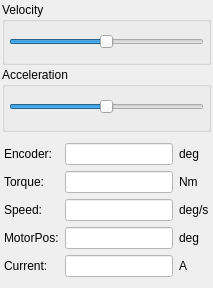
        <widget class="QWidget" name="pageVelocity">
         <layout class="QVBoxLayout" name="verticalLayout_14">
          <property name="spacing">
           <number>2</number>
          </property>
          <property name="leftMargin">
           <number>2</number>
          </property>
          <property name="topMargin">
           <number>2</number>
          </property>
          <property name="rightMargin">
           <number>2</number>
          </property>
          <property name="bottomMargin">
           <number>2</number>
          </property>
          <item>
           <widget class="QGroupBox" name="groupBox_15">
            <property name="title">
             <string>Velocity</string>
            </property>
            <layout class="QVBoxLayout" name="verticalLayout_20">
             <property name="spacing">
              <number>2</number>
             </property>
             <property name="leftMargin">
              <number>4</number>
             </property>
             <property name="topMargin">
              <number>0</number>
             </property>
             <property name="rightMargin">
              <number>4</number>
             </property>
             <property name="bottomMargin">
              <number>0</number>
             </property>
             <item>
              <widget class="SliderWithTarget" name="sliderVelocityVelocity">
               <property name="minimumSize">
                <size>
                 <width>0</width>
                 <height>40</height>
                </size>
               </property>
               <property name="mouseTracking">
                <bool>false</bool>
               </property>
               <property name="styleSheet">
                <string notr="true">margin-top:10px;

</string>
               </property>
               <property name="minimum">
                <number>-30</number>
               </property>
               <property name="maximum">
                <number>30</number>
               </property>
               <property name="singleStep">
                <number>1</number>
               </property>
               <property name="orientation">
                <enum>Qt::Horizontal</enum>
               </property>
              </widget>
             </item>
            </layout>
           </widget>
          </item>
          <item>
           <widget class="QGroupBox" name="groupBox_2">
            <property name="title">
             <string>Acceleration</string>
            </property>
            <layout class="QVBoxLayout" name="verticalLayout_25">
             <property name="spacing">
              <number>2</number>
             </property>
             <property name="leftMargin">
              <number>4</number>
             </property>
             <property name="topMargin">
              <number>0</number>
             </property>
             <property name="rightMargin">
              <number>4</number>
             </property>
             <property name="bottomMargin">
              <number>2</number>
             </property>
             <item>
              <widget class="SliderWithTarget" name="sliderVelocityAcceleration">
               <property name="minimumSize">
                <size>
                 <width>0</width>
                 <height>40</height>
                </size>
               </property>
               <property name="mouseTracking">
                <bool>false</bool>
               </property>
               <property name="styleSheet">
                <string notr="true">margin-top:10px;

</string>
               </property>
               <property name="minimum">
                <number>-30</number>
               </property>
               <property name="maximum">
                <number>30</number>
               </property>
               <property name="singleStep">
                <number>1</number>
               </property>
               <property name="orientation">
                <enum>Qt::Horizontal</enum>
               </property>
              </widget>
             </item>
            </layout>
           </widget>
          </item>
          <item>
           <widget class="QWidget" name="widget_16" native="true">
            <layout class="QGridLayout" name="gridLayout_7">
             <property name="leftMargin">
              <number>2</number>
             </property>
             <property name="rightMargin">
              <number>2</number>
             </property>
             <item row="3" column="1">
              <widget class="QLineEdit" name="editVelocitySpeed">
               <property name="maximumSize">
                <size>
                 <width>16777215</width>
                 <height>16777215</height>
                </size>
               </property>
               <property name="styleSheet">
                <string notr="true">background-color: rgb(255, 255, 255); color: rgb(35, 38, 41);</string>
               </property>
               <property name="readOnly">
                <bool>true</bool>
               </property>
              </widget>
             </item>
             <item row="3" column="2">
              <widget class="QLabel" name="labelVelocityvelUnits">
               <property name="text">
                <string>deg/s</string>
               </property>
              </widget>
             </item>
             <item row="1" column="0">
              <widget class="QLabel" name="labelVelocityJointPos">
               <property name="text">
                <string>Encoder:</string>
               </property>
              </widget>
             </item>
             <item row="4" column="0">
              <widget class="QLabel" name="labelVelocityMotorPos">
               <property name="text">
                <string>MotorPos:</string>
               </property>
              </widget>
             </item>
             <item row="5" column="1">
              <widget class="QLineEdit" name="editVelocityCurrent">
               <property name="styleSheet">
                <string notr="true">background-color: rgb(255, 255, 255); color: rgb(35, 38, 41);</string>
               </property>
               <property name="readOnly">
                <bool>true</bool>
               </property>
              </widget>
             </item>
             <item row="5" column="2">
              <widget class="QLabel" name="labelVelocityCurrentUnits">
               <property name="text">
                <string>A</string>
               </property>
              </widget>
             </item>
             <item row="4" column="2">
              <widget class="QLabel" name="labelVelocityMotorPosUnits">
               <property name="text">
                <string>deg</string>
               </property>
              </widget>
             </item>
             <item row="5" column="0">
              <widget class="QLabel" name="labelVelocityCurrent">
               <property name="text">
                <string>Current:</string>
               </property>
              </widget>
             </item>
             <item row="1" column="2">
              <widget class="QLabel" name="labelVelocityposUnits">
               <property name="text">
                <string>deg</string>
               </property>
              </widget>
             </item>
             <item row="4" column="1">
              <widget class="QLineEdit" name="editVelocityMotorPos">
               <property name="styleSheet">
                <string notr="true">background-color: rgb(255, 255, 255); color: rgb(35, 38, 41);</string>
               </property>
              </widget>
             </item>
             <item row="3" column="0">
              <widget class="QLabel" name="labelVelocitySpeed">
               <property name="text">
                <string>Speed:</string>
               </property>
              </widget>
             </item>
             <item row="2" column="1">
              <widget class="QLineEdit" name="editVelocityTorque">
               <property name="maximumSize">
                <size>
                 <width>16777215</width>
                 <height>16777215</height>
                </size>
               </property>
               <property name="styleSheet">
                <string notr="true">background-color: rgb(255, 255, 255); color: rgb(35, 38, 41);</string>
               </property>
               <property name="readOnly">
                <bool>true</bool>
               </property>
              </widget>
             </item>
             <item row="2" column="0">
              <widget class="QLabel" name="labelVelocityTorque">
               <property name="text">
                <string>Torque:</string>
               </property>
              </widget>
             </item>
             <item row="2" column="2">
              <widget class="QLabel" name="labelVelocitytrqUnits">
               <property name="text">
                <string>Nm</string>
               </property>
              </widget>
             </item>
             <item row="1" column="1">
              <widget class="QLineEdit" name="editVelocityJointPos">
               <property name="styleSheet">
                <string notr="true">background-color: rgb(255, 255, 255); color: rgb(35, 38, 41);</string>
               </property>
               <property name="readOnly">
                <bool>true</bool>
               </property>
              </widget>
             </item>
            </layout>
           </widget>
          </item>
         </layout>
        </widget>
